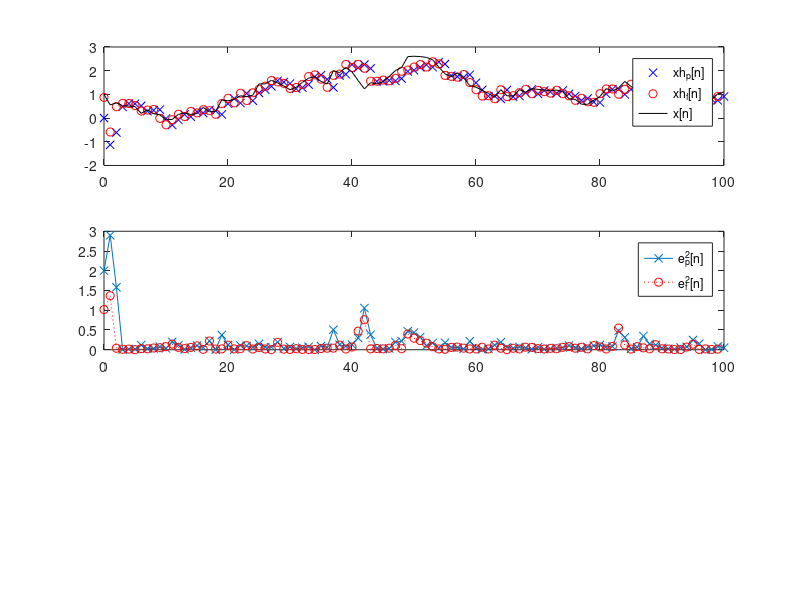

MATLAB code to generate this figure:
%ds08e07.m
% illustrates the use of Unscented Kalman filter (UKF) 
clear, clf
N=2; M=1;  % Numbers of states/measurements
sigma_w=0.2; Q=sigma_w^2*eye(N); % Plant noise covariance
sigma_v=0.1; R=sigma_v^2*eye(M); % Measurement noise covariance
f=@(x)[x(1)-0.2*x(2)^2; -0.1*x(1)*x(2)]; G=eye(N); % Nonlinear state eqs
h=@(x)sin(x(1)/2);  I=eye(N);    % Measurement equation
xh_p(:,1)=[0; 0]; mx=xh_p(:,1);  % Initial prediction
mxN=repmat(mx,1,N);  mx2N1 = [mx mxN mxN];
x(:,1) = xh_p(:,1) + [1; -1]; % Initial state with noise
e_p = x(:,1)-xh_p(:,1); e2_p(1) = e_p'*e_p; 
P_p = 10*eye(N);              % Initial prediction covariance
nf=100; nn=0:nf; nn1=[0:nf-1]; % Number of iterations
a=0.01; b=2; kappa=1e-3; 
c2=a^2*(N+kappa); lambda=c2-N; c=sqrt(c2); % Eq.(8.63)
wm = [lambda; 0.5+zeros(2*N,1)]/(N+lambda);  % Eq.(8.64)
wc = wm; wc(1) = wc(1)+1-a^2+b;  % Eq.(8.64)
Iw = eye(2*N+1)-repmat(wm,1,2*N+1); W = Iw*diag(wc)*Iw.'; % Eq.(8.65)
randn('state',0);
for n=1:nf
   xn = x(:,n);
   x(:,n+1) = f(xn) + sigma_w*G*randn(N,1); % Plant Eq.(8.61a)
   y(:,n) = h(xn) + sigma_v*randn(M,1);   % Measurements Eq.(8.61b)
   c_sqP_p = c*chol(P_p,'lower'); 
   Xp = [mx  mxN+c_sqP_p  mxN-c_sqP_p];   % Eq.(8.66)
   for k=1:2*N+1,  Yp(:,k)=h(Xp(:,k));  end  % Eq.(8.67)
   my = Yp*wm;  % Eq.(8.68)
   my2N1 = repmat(my,1,2*N+1);  Ye = Yp-my2N1;
   S = Ye*W*Ye.' + R; C = (Xp-mx2N1)*W*Ye.';   % Eq.(8.69)/(8.70)
   K = C/S;  % Eq.(8.71)
   xh_f(:,n) = xh_p(:,n) + K*(y(:,n)-my); % Eq.(8.72)
   P_f = P_p - K*S*K.'; % Eq.(8.73)
   mf=xh_f(:,n); mfN=repmat(mf,1,N); c_sqP_f=c*chol(P_f,'lower'); 
   Xf = [mf mfN+c_sqP_f mfN-c_sqP_f]; % Eq.(8.74)
   for k=1:2*N+1,  Xp(:,k)=f(Xf(:,k));  end  % Eq.(8.75)
   mx = Xp*wm;  xh_p(:,n+1) = mx;   % Eq.(8.76)
   mxN = repmat(mx,1,N);  mx2N1 = [mx mxN mxN]; Xpe = Xp-mx2N1;
   P_p = Xpe*W*Xpe.' + Q;  % Eq.(8.77)
   e_f = x(:,n)-xh_f(:,n);  e2_f(n) = e_f'*e_f;
   e_p = x(:,n+1)-xh_p(:,n+1);  e2_p(n+1) = e_p'*e_p;
end
subplot(311)
plot(nn,xh_p(1,:),'bx', nn1,xh_f(1,:),'ro', nn,x(1,:),'k-')
legend('xh_p[n]','xh_f[n]','x[n]')
subplot(312), plot(nn,e2_p,'-x', nn1,e2_f,':ro')
legend('e^2_p[n]','e^2_f[n]'), shg
